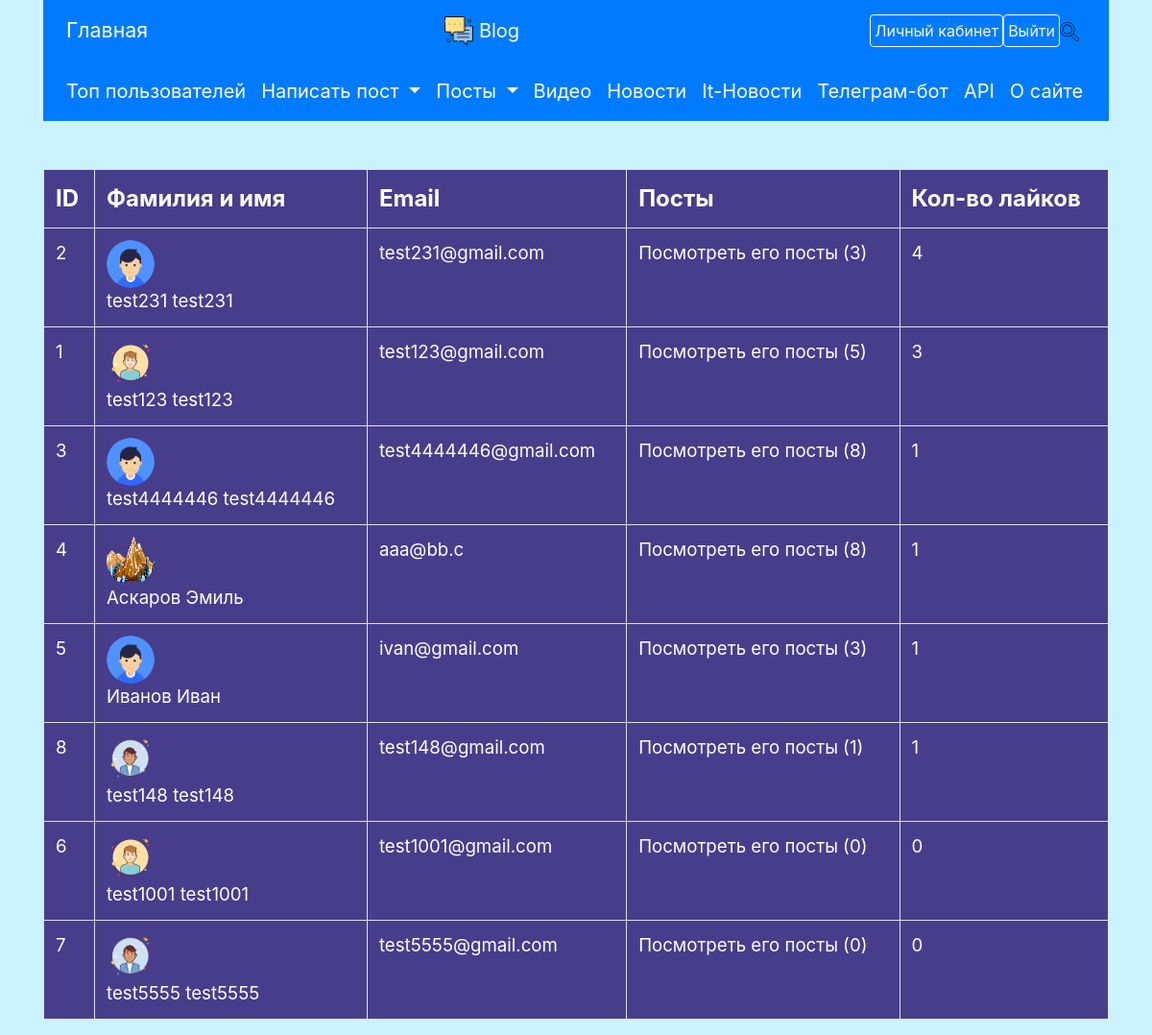
Page /users (signed in) on the committed database.
### data/users.py (models this page shows, shortened)
class User(SqlAlchemyBase, UserMixin, SerializerMixin):
    __tablename__ = 'users'
    id = sqlalchemy.Column(sqlalchemy.Integer,
                           primary_key=True, autoincrement=True)
    surname = sqlalchemy.Column(sqlalchemy.String, nullable=True)
    name = sqlalchemy.Column(sqlalchemy.String, nullable=True)
    about = sqlalchemy.Column(sqlalchemy.String, nullable=True)
    email = sqlalchemy.Column(sqlalchemy.String,
                              index=True, unique=True, nullable=True)
    hashed_password = sqlalchemy.Column(sqlalchemy.String, nullable=True)
    icon = sqlalchemy.Column(sqlalchemy.String, default='default_user.png')
    posts = orm.relation("Post", back_populates='author')
    followed = orm.relationship('User',
                                secondary=followers,
                                primaryjoin=(followers.c.follower_id == id),
                                secondaryjoin=(followers.c.followed_id == id),
                                backref=orm.backref('followers',
                                                    lazy='dynamic'),
                                lazy='dynamic')
    subscribed = orm.relationship('User',
                                  secondary=subscribers,
                                  primaryjoin=(
                                          subscribers.c.subscriber_id == id),
                                  secondaryjoin=(
                                          subscribers.c.subscribed_id == id),
                                  backref=orm.backref('subscribers',
                                                      lazy='dynamic'),
                                  lazy='dynamic')
    liked_posts = orm.relation('Post', secondary='liked')
    kol_likes = None  # суммарное кол-во лайков за все его посты

### main.py (the view)
@app.route("/users")
def all_users():
    db_sess = db_session.create_session()
    users = db_sess.query(User).all()
    for user in users:
        kol_likes = 0
        for post in user.posts:
            kol_likes += len(post.likes_)
        user.kol_likes = kol_likes
    return render_template("users.html",
                           title='Пользователи',
                           users=sorted(users,
                                        key=lambda user: -user.kol_likes))

### data/db_session.py (called while the page is built)
def create_session() -> Session:
    global __factory
    return __factory()

### main.py (called while the page is built)
@login_manager.user_loader
def load_user(user_id):
    db_sess = db_session.create_session()
    return db_sess.query(User).get(user_id)

### templates/users.html
{% extends "base.html" %}
{% block content %}
<table width="100%" class="table table-bordered"
       style="color: white; font-size: 14pt; background-color: #483D8B;">
    <tr style="font-size: 18pt; font-weight:bold;">
        <td>ID</td>
        <td>Фамилия и имя</td>
        <td>Email</td>
        <td>Посты</td>
        <td>Кол-во лайков</td>
    </tr>
    {% for user in users %}
    <tr>
        <td>{{ user.id }}</td>
        <td><img alt="Профиль пользователя" width="50px" height="50px"
                                 src="{{url_for('static', filename='img/users/') + user.icon}}"
                                 style="border-radius: 50%;
                            margin-right: 20px;">
<a href="/users/{{ user.id }}"
   style="color: white;">{{ user.surname }} {{ user.name }}</a></td>
        <td>{{ user.email }}</td>
        <td><a href="/posts/users/{{ user.id }}" style="color: white;">Посмотреть его посты ({{
           user.posts | length }})</a></td>
        <td>{{ user.kol_likes }}</td>
    </tr>
    {% endfor %}
</table>
{% endblock %}

### static/css/style.css (style rules this page uses)
body { background-color: #ccf2ff; }
td { white-space: pre-wrap; }

### rows in the picture
User: id "2", icon (placeholder picture), surname "test231", name "test231", email "test231@gmail.com", posts|length "3", kol_likes "4"
User: id "1", icon (picture), surname "test123", name "test123", email "test123@gmail.com", posts|length "5", kol_likes "3"
User: id "3", icon (placeholder picture), surname "test4444446", name "test4444446", email "test4444446@gmail.com", posts|length "8", kol_likes "1"
User: id "4", icon (picture), surname "Аскаров", name "Эмиль", email "aaa@bb.c", posts|length "8", kol_likes "1"
User: id "5", icon (placeholder picture), surname "Иванов", name "Иван", email "ivan@gmail.com", posts|length "3", kol_likes "1"
User: id "8", icon (picture), surname "test148", name "test148", email "test148@gmail.com", posts|length "1", kol_likes "1"
User: id "6", icon (picture), surname "test1001", name "test1001", email "test1001@gmail.com", posts|length "0", kol_likes "0"
User: id "7", icon (picture), surname "test5555", name "test5555", email "test5555@gmail.com", posts|length "0", kol_likes "0"
